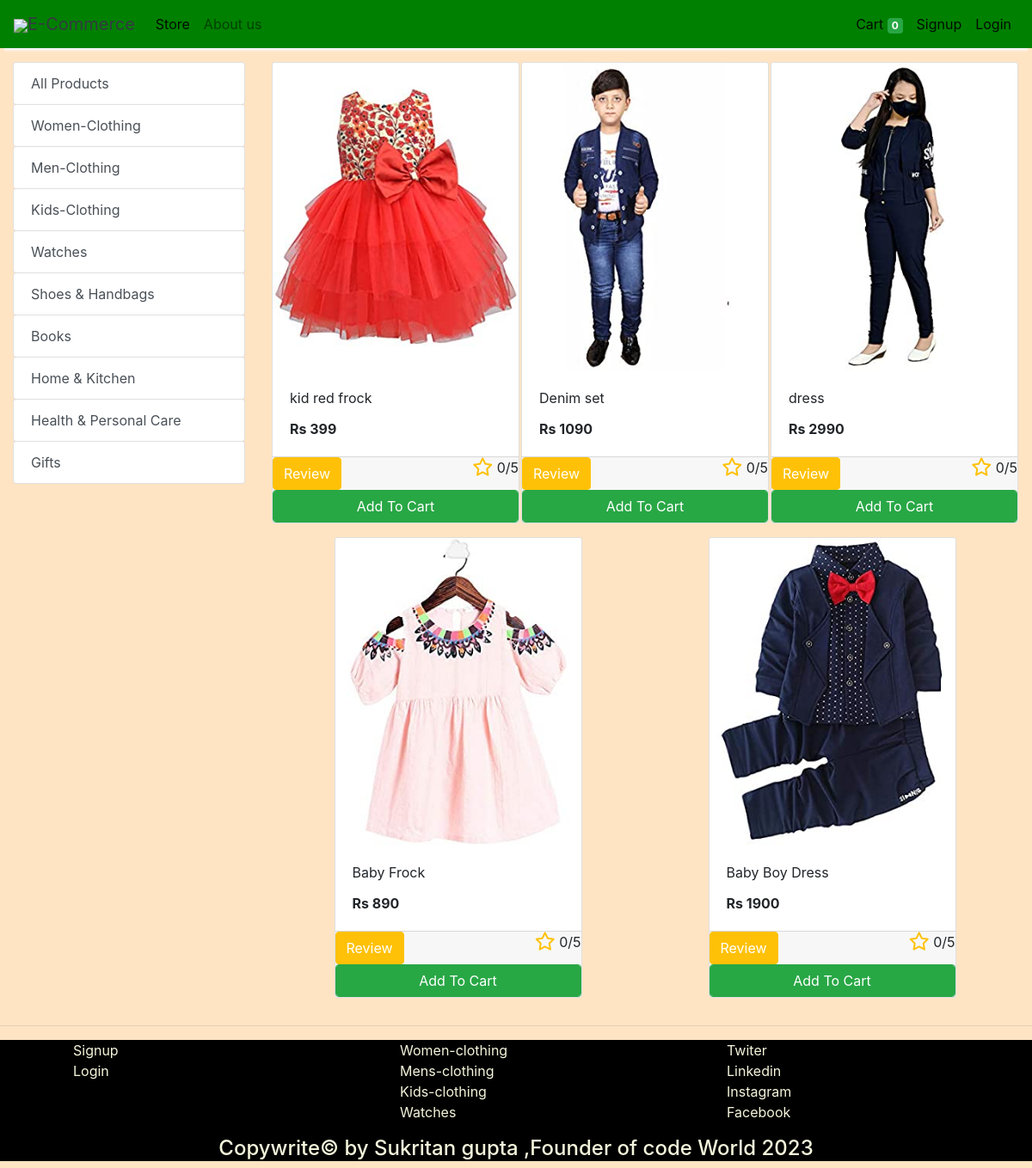
Screenshot of /store?category=24 with the database file from the repository.
### store/models/category.py (models this page shows, shortened)
class Category(models.Model):
    name= models.CharField(max_length=50)
    @staticmethod
    def get_all_categories():
        return Category.objects.all()

### store/models/product.py (models this page shows, shortened)
class Products(models.Model):
    name = models.CharField(max_length=60)
    price= models.IntegerField(default=0)
    category= models.ForeignKey(Category,on_delete=models.CASCADE,default=1 )
    description= models.CharField(max_length=250, default='', blank=True, null= True)
    image= models.ImageField(upload_to='uploads/products/')
    avgrat=models.FloatField(blank=True,null=True)
    @staticmethod
    def get_all_products_by_categoryid(category_id):
        if category_id:
            return Products.objects.filter (category=category_id)
        else:
            return Products.get_all_products();

### store/views/home.py (the view)
# urls.py: path('' , include('store.urls'))
def store(request):
    cart = request.session.get('cart')
    if not cart:
        request.session['cart'] = {}
    products = None
    categories = Category.get_all_categories()
    categoryID = request.GET.get('category')
    if categoryID:
        products = Products.get_all_products_by_categoryid(categoryID)
    else:
        products = Products.get_all_products();
    data = {}
    data['products'] = products
    data['categories'] = categories
    print('you are : ', request.session.get('email'))
    return render(request, 'index.html', data)

### store/templatetags/cart.py (called while the page is built)
@register.filter (name='is_in_cart')
def is_in_cart(product, cart):
    keys = cart.keys ()
    for id in keys:
        if int (id) == product.id:
            return True
    return False;

### store/templatetags/custom_filter.py (called while the page is built)
@register.filter(name='currency')
def currency(number):
    return "Rs "+str(number)

### store/templates/index.html (shortened to what this page needs)
{% extends 'base.html' %}
{% block content %}
{% load cart %}
{% load custom_filter %}
<div class="container-fluid mt-3">
	<div class="row">
		<div class="col-lg-3 mx-auto">
			<div class="list-group">
				<a href="/" class="list-group-item list-group-item-action btn btn-outline-success">All Products</a>
				{% for category in categories %}
				<a href="/?category={{category.id}}"
					class="list-group-item list-group-item-action btn btn-outline-success ">{{category.name}}</a>
				{% endfor %}
			</div>
		</div>
		<div id='products' class="col-lg-9 mx-auto">
			<div class="row mx-auto">
				{% for product in products %}
				<div class="card mx-auto mb-3" id={{product.id}} style="width: 18rem;">
					<img class="card-img-top" src="{{product.image.url}}" alt="Card image cap">
					<div class="card-body">
						<p class="card-title">{{product.name}}</p>
				<p class="card-text"><b>{{product.price|currency}}</b></p>
					</div>
					<div class="card-footer p-0 no-gutters">
						{% if product|is_in_cart:request.session.cart %}
						<div class="row no-gutters">
							<form action="/#{{product.id}}" class="col-2 " method="post">
								{% csrf_token %}
								<input hidden type="text" name='product' value='{{product.id}}'>
								<input hidden type="text" name='remove' value='True'>
								<input type="submit" value=" - " class="btn btn-block btn-success border-right">
							</form>
							<div class="text-center col btn btn-success">{{product|cart_quantity:request.session.cart}} in Cart</div>
							<form action="/#{{product.id}}" class="col-2 " method="post">
								{% csrf_token %}
								<input hidden type="text" name='product' value='{{product.id}}'>
								<input type="submit" value=" + " class="btn btn-block btn-success border-left">
							</form>
						</div>
						{% else %}
						<button type="button" class="btn btn-warning"><a href="{% url 'rating' product.id %}" style="text-decoration:None; color:white;">Review</a></button>
						<span class='float-right'><i class="fa-regular fa-star fa-lg text-warning"></i>{% if product.avgrat %}
						{{product.avgrat}}
						{% else %}
						0/5
						{% endif %}</span>
						<form action="/#{{product.id}}" method="POST" class="btn-block">
							<input type="submit" class="float-right btn btn-success form-control"
								value="Add To Cart">
						</form>
						{% endif %}
			</div>
				</div>
				{% endfor %}
			</div>
		</div>
	</div>
</div>
{% include "footer.html" %}
{% endblock %}

### store/static/css/style1.css (style rules this page uses)
body { background-color: bisque; }
a { text-decoration: none; }

### store/static/css/style2.css (style rules this page uses)
a { text-decoration: none; }

### rows the page displays
Category: name "Women-Clothing"
Category: name "Men-Clothing"
Category: name "Kids-Clothing"
Category: name "Watches"
Category: name "Shoes & Handbags"
Category: name "Books"
Category: name "Home & Kitchen"
Category: name "Health & Personal Care"
Category: name "Gifts"
Products: image (picture), name "kid red frock", price "Rs 399", shows "0/5"
Products: image (picture), name "Denim set", price "Rs 1090", shows "0/5"
Products: image (picture), name "dress", price "Rs 2990", shows "0/5"
Products: image (picture), name "Baby Frock", price "Rs 890", shows "0/5"
Products: image (picture), name "Baby Boy Dress", price "Rs 1900", shows "0/5"

### other values shown
{{ request.session.cart.keys|length }} "0"
